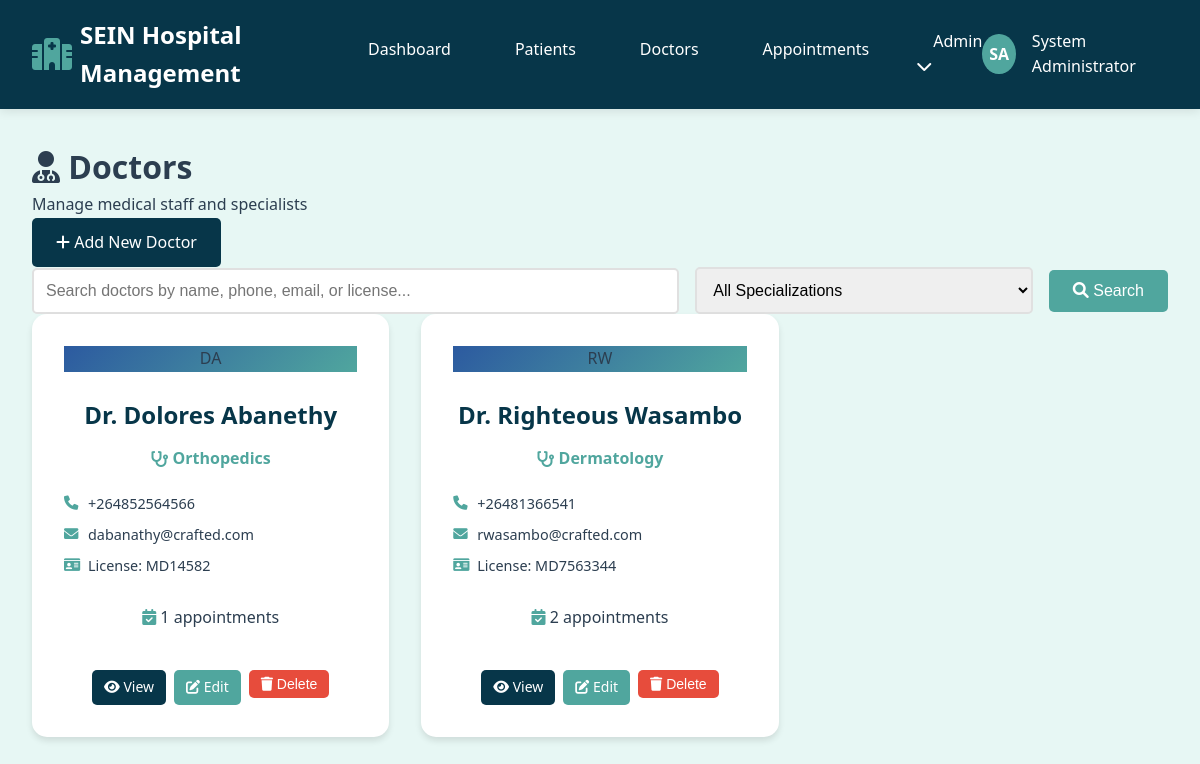
The page /doctors (signed in) on the database its author committed.
### hospital/app.py (models this page shows)
class Doctor(db.Model):
    id = db.Column(db.Integer, primary_key=True)
    first_name = db.Column(db.String(50), nullable=False)
    last_name = db.Column(db.String(50), nullable=False)
    phone = db.Column(db.String(20))
    email = db.Column(db.String(100))
    specialization_id = db.Column(db.Integer, db.ForeignKey('specialization.id'), nullable=False)
    license_number = db.Column(db.String(50), unique=True)
    created_at = db.Column(db.DateTime, default=datetime.utcnow)
    appointments = db.relationship('Appointment', backref='doctor_ref', lazy=True)

class Specialization(db.Model):
    id = db.Column(db.Integer, primary_key=True)
    name = db.Column(db.String(100), unique=True, nullable=False)
    doctors = db.relationship('Doctor', backref='specialization_ref', lazy=True)

### hospital/app.py (the view, shortened to what this page needs)
@app.route('/doctors')
def doctors():
    if 'user_id' not in session:
        return redirect(url_for('login'))
    search = request.args.get('search', '')
    specialization_filter = request.args.get('specialization', '')
    page = request.args.get('page', 1, type=int)
    per_page = 10
    query = Doctor.query.join(Specialization)
    if specialization_filter:
        query = query.filter(Doctor.specialization_id == specialization_filter)
    doctors = query.paginate(
        page=page, per_page=per_page, error_out=False
    )
    specializations = Specialization.query.all()
    return render_template('doctors/list.html',
                         doctors=doctors,
                         search=search,
                         specialization_filter=specialization_filter,
                         specializations=specializations)

### hospital/templates/doctors/list.html (shortened to what this page needs)
{% extends "base.html" %}
{% block content %}
<div class="page-header">
    <div class="page-title">
        <h1><i class="fas fa-user-md"></i> Doctors</h1>
        <p>Manage medical staff and specialists</p>
    </div>
    <div class="page-actions">
        <a href="{{ url_for('add_doctor') }}" class="btn btn-primary">
            <i class="fas fa-plus"></i> Add New Doctor
        </a>
    </div>
</div>
<div class="search-section">
    <form method="GET" class="search-form">
        <div class="search-filters">
            <div class="search-input-group">
                <input type="text" name="search" value="{{ search }}"
                       placeholder="Search doctors by name, phone, email, or license..."
                       class="form-control search-input">
                <select name="specialization" class="form-control specialization-filter">
                    <option value="">All Specializations</option>
                </select>
                <button type="submit" class="btn btn-secondary">
                    <i class="fas fa-search"></i> Search
                </button>
            </div>
        </div>
    </form>
</div>
<div class="doctors-grid">
    {% for doctor in doctors.items %}
    <div class="doctor-card">
        <div class="doctor-avatar">
            <div class="avatar-circle doctor-avatar-bg">
                {{ doctor.first_name[0] }}{{ doctor.last_name[0] }}
            </div>
        </div>
        <div class="doctor-info">
            <h3>Dr. {{ doctor.first_name }} {{ doctor.last_name }}</h3>
            <div class="doctor-specialization">
                <i class="fas fa-stethoscope"></i>
                {{ doctor.specialization_ref.name }}
            </div>
            <div class="doctor-details">
                {% if doctor.phone %}
                <p><i class="fas fa-phone"></i> {{ doctor.phone }}</p>
                {% endif %}
                {% if doctor.email %}
                <p><i class="fas fa-envelope"></i> {{ doctor.email }}</p>
                {% endif %}
                {% if doctor.license_number %}
                <p><i class="fas fa-id-card"></i> License: {{ doctor.license_number }}</p>
                {% endif %}
            </div>
            <div class="doctor-stats">
                <span class="stat-badge">
                    <i class="fas fa-calendar-check"></i>
                    {{ doctor.appointments|length }} appointments
                </span>
            </div>
        </div>
        <div class="doctor-actions">
            <a href="{{ url_for('doctor_detail', doctor_id=doctor.id) }}"
               class="btn btn-sm btn-primary">
                <i class="fas fa-eye"></i> View
            </a>
            <a href="{{ url_for('edit_doctor', doctor_id=doctor.id) }}"
               class="btn btn-sm btn-secondary">
                <i class="fas fa-edit"></i> Edit
            </a>
            <form method="POST" action="{{ url_for('delete_doctor', doctor_id=doctor.id) }}"
                  style="display: inline;"
                  onsubmit="return confirm('Are you sure you want to delete this doctor? This action cannot be undone if the doctor has no appointments.')">
                <button type="submit" class="btn btn-sm btn-danger">
                    <i class="fas fa-trash"></i> Delete
                </button>
            </form>
        </div>
    </div>
    {% endfor %}
</div>
{% endblock %}

### hospital/static/css/style.css (style rules this page uses)
:root { --primary-color: #073649; --secondary-color: #e7f7f4; --accent-color: #50a69e; --text-dark: #2c3e50; --text-light: #ffffff; --border-color: #e0e0e0; --success-color: #27ae60; --error-color: #e74c3c; --warning-color: #f39c12; --text-muted: #6c757d; }
* { margin: 0; padding: 0; box-sizing: border-box; }
body { font-family: "Segoe UI", Tahoma, Geneva, Verdana, sans-serif; background-color: var(--secondary-color); color: var(--text-dark); line-height: 1.6; }
.form-control { width: 100%; padding: 0.75rem; border: 2px solid var(--border-color); border-radius: 5px; font-size: 1rem; transition: border-color 0.3s ease; }
.btn { padding: 0.75rem 1.5rem; border: none; border-radius: 5px; font-size: 1rem; cursor: pointer; text-decoration: none; display: inline-block; text-align: center; transition: all 0.3s ease; }
.btn-primary { background-color: var(--primary-color); color: var(--text-light); }
.btn-secondary { background-color: var(--accent-color); color: var(--text-light); }
.btn-danger { background-color: var(--error-color); color: var(--text-light); }
.btn-sm { padding: 0.375rem 0.75rem; font-size: 0.875rem; }
.patient-info, .doctor-info { display: flex; flex-direction: column; gap: 0.25rem; }
.patient-info p, .doctor-info p { display: flex; align-items: center; gap: 0.5rem; color: var(--text-muted); font-size: 0.9rem; margin: 0; }
.patient-info i, .doctor-info i { color: var(--accent-color); width: 14px; }

### hospital/templates/doctors/list.html (style rules this page uses)
.search-filters { display: flex; flex-direction: column; gap: 1rem; }
.search-input-group { display: flex; gap: 1rem; align-items: center; flex-wrap: wrap; }
.search-input { flex: 2; min-width: 250px; }
.specialization-filter { flex: 1; min-width: 200px; }
.doctors-grid { display: grid; grid-template-columns: repeat(auto-fill, minmax(350px, 1fr)); gap: 2rem; margin-bottom: 2rem; }
.doctor-card { background: white; border-radius: 15px; padding: 2rem; box-shadow: 0 4px 6px rgba(0, 0, 0, 0.1); transition: transform 0.3s ease, box-shadow 0.3s ease; }
.doctor-avatar { text-align: center; margin-bottom: 1.5rem; }
.doctor-avatar-bg { background: linear-gradient(135deg, #2c5aa0, var(--accent-color)); }
.doctor-info h3 { text-align: center; color: var(--primary-color); margin-bottom: 0.5rem; font-size: 1.5rem; }
.doctor-specialization { text-align: center; color: var(--accent-color); font-weight: 600; margin-bottom: 1rem; display: flex; align-items: center; justify-content: center; gap: 0.5rem; }
.doctor-details p { display: flex; align-items: center; gap: 0.5rem; margin-bottom: 0.5rem; color: var(--text-dark); font-size: 0.9rem; }
.doctor-details i { color: var(--accent-color); width: 16px; }
.doctor-stats { text-align: center; margin: 1rem 0; }
.doctor-actions { display: flex; gap: 0.5rem; justify-content: center; margin-top: 1.5rem; }

### rows shown on the page
Doctor: first_name "D", last_name "A", first_name "Dolores", last_name "Abanethy", specialization_ref.name "Orthopedics", phone "+264852564566", email "dabanathy@crafted.com", license_number "MD14582", appointments|length "1"
Doctor: first_name "R", last_name "W", first_name "Righteous", last_name "Wasambo", specialization_ref.name "Dermatology", phone "+26481366541", email "rwasambo@crafted.com", license_number "MD7563344", appointments|length "2"

### other values the page prints
{{ session.first_name[0] }} "S"
{{ session.last_name[0] }} "A"
{{ session.first_name }} "System"
{{ session.last_name }} "Administrator"
